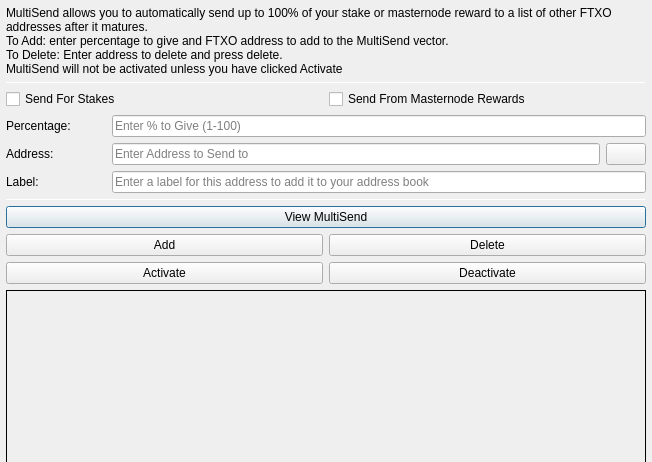
<?xml version="1.0" encoding="UTF-8"?>
<ui version="4.0">
 <class>MultiSendDialog</class>
 <widget class="QDialog" name="MultiSendDialog">
  <property name="windowModality">
   <enum>Qt::NonModal</enum>
  </property>
  <property name="geometry">
   <rect>
    <x>0</x>
    <y>0</y>
    <width>652</width>
    <height>300</height>
   </rect>
  </property>
  <property name="windowTitle">
   <string>MultiSend</string>
  </property>
  <layout class="QVBoxLayout" name="verticalLayout" stretch="0">
   <property name="leftMargin">
    <number>6</number>
   </property>
   <property name="topMargin">
    <number>6</number>
   </property>
   <property name="rightMargin">
    <number>6</number>
   </property>
   <property name="bottomMargin">
    <number>6</number>
   </property>
   <item>
    <layout class="QVBoxLayout" name="verticalLayout_Main" stretch="1,1,1,0,1,1,1">
     <item>
      <widget class="QLabel" name="label_2">
       <property name="lineWidth">
        <number>1</number>
       </property>
       <property name="text">
        <string>MultiSend allows you to automatically send up to 100% of your stake or masternode reward to a list of other FTXO addresses after it matures.
To Add: enter percentage to give and FTXO address to add to the MultiSend vector.
To Delete: Enter address to delete and press delete.
MultiSend will not be activated unless you have clicked Activate</string>
       </property>
       <property name="alignment">
        <set>Qt::AlignLeading|Qt::AlignLeft|Qt::AlignTop</set>
       </property>
       <property name="wordWrap">
        <bool>true</bool>
       </property>
      </widget>
     </item>
     <item>
      <widget class="Line" name="line">
       <property name="minimumSize">
        <size>
         <width>0</width>
         <height>1</height>
        </size>
       </property>
       <property name="maximumSize">
        <size>
         <width>16777215</width>
         <height>1</height>
        </size>
       </property>
       <property name="orientation">
        <enum>Qt::Horizontal</enum>
       </property>
      </widget>
     </item>
     <item>
      <layout class="QVBoxLayout" name="verticalLayout_Settings">
       <item>
        <layout class="QHBoxLayout" name="horizontalLayout">
         <item>
          <widget class="QCheckBox" name="multiSendStakeCheckBox">
           <property name="text">
            <string>Send For Stakes</string>
           </property>
          </widget>
         </item>
         <item>
          <widget class="QCheckBox" name="multiSendMasternodeCheckBox">
           <property name="text">
            <string>Send From Masternode Rewards</string>
           </property>
          </widget>
         </item>
        </layout>
       </item>
       <item>
        <layout class="QHBoxLayout" name="horizontalLayout_6">
         <item>
          <widget class="QLabel" name="label">
           <property name="minimumSize">
            <size>
             <width>100</width>
             <height>0</height>
            </size>
           </property>
           <property name="toolTip">
            <string>Percentage of stake to send</string>
           </property>
           <property name="text">
            <string>Percentage:</string>
           </property>
          </widget>
         </item>
         <item>
          <widget class="QLineEdit" name="multiSendPercentEdit">
           <property name="toolTip">
            <string>Enter whole numbers 1 - 100</string>
           </property>
           <property name="placeholderText">
            <string>Enter % to Give (1-100)</string>
           </property>
          </widget>
         </item>
        </layout>
       </item>
       <item>
        <layout class="QHBoxLayout" name="horizontalLayout_7">
         <item>
          <widget class="QLabel" name="label_5">
           <property name="minimumSize">
            <size>
             <width>100</width>
             <height>0</height>
            </size>
           </property>
           <property name="toolTip">
            <string>Address to send portion of stake to</string>
           </property>
           <property name="text">
            <string>Address:</string>
           </property>
          </widget>
         </item>
         <item>
          <widget class="QLineEdit" name="multiSendAddressEdit">
           <property name="toolTip">
            <string/>
           </property>
           <property name="placeholderText">
            <string>Enter Address to Send to</string>
           </property>
          </widget>
         </item>
         <item>
          <widget class="QPushButton" name="addressBookButton">
           <property name="maximumSize">
            <size>
             <width>16777215</width>
             <height>32</height>
            </size>
           </property>
           <property name="toolTip">
            <string>Choose an address from the address book</string>
           </property>
           <property name="text">
            <string/>
           </property>
           <property name="icon">
            <iconset resource="../futurexco.qrc">
             <normaloff>:/icons/address-book</normaloff>:/icons/address-book</iconset>
           </property>
           <property name="shortcut">
            <string>Alt+A</string>
           </property>
           <property name="autoDefault">
            <bool>false</bool>
           </property>
          </widget>
         </item>
        </layout>
       </item>
      </layout>
     </item>
     <item>
      <layout class="QHBoxLayout" name="horizontalLayout_3">
       <item>
        <widget class="QLabel" name="label_3">
         <property name="minimumSize">
          <size>
           <width>100</width>
           <height>0</height>
          </size>
         </property>
         <property name="text">
          <string>Label:</string>
         </property>
        </widget>
       </item>
       <item>
        <widget class="QLineEdit" name="labelAddressLabelEdit">
         <property name="placeholderText">
          <string>Enter a label for this address to add it to your address book</string>
         </property>
        </widget>
       </item>
      </layout>
     </item>
     <item>
      <widget class="Line" name="line_2">
       <property name="minimumSize">
        <size>
         <width>0</width>
         <height>1</height>
        </size>
       </property>
       <property name="maximumSize">
        <size>
         <width>16777215</width>
         <height>1</height>
        </size>
       </property>
       <property name="orientation">
        <enum>Qt::Horizontal</enum>
       </property>
      </widget>
     </item>
     <item>
      <layout class="QVBoxLayout" name="verticalLayout_Buttons">
       <item>
        <layout class="QHBoxLayout" name="horizontalLayout_4">
         <item>
          <widget class="QPushButton" name="viewButton">
           <property name="toolTip">
            <string/>
           </property>
           <property name="statusTip">
            <string>View MultiSend Vector</string>
           </property>
           <property name="text">
            <string>View MultiSend</string>
           </property>
          </widget>
         </item>
        </layout>
       </item>
       <item>
        <layout class="QHBoxLayout" name="horizontalLayout_2">
         <item>
          <widget class="QPushButton" name="addButton">
           <property name="toolTip">
            <string/>
           </property>
           <property name="statusTip">
            <string>Add to MultiSend Vector</string>
           </property>
           <property name="text">
            <string>Add</string>
           </property>
          </widget>
         </item>
         <item>
          <widget class="QPushButton" name="deleteButton">
           <property name="toolTip">
            <string/>
           </property>
           <property name="statusTip">
            <string>Delete Address From MultiSend Vector</string>
           </property>
           <property name="text">
            <string>Delete</string>
           </property>
          </widget>
         </item>
        </layout>
       </item>
       <item>
        <layout class="QHBoxLayout" name="horizontalLayout_5">
         <item>
          <widget class="QPushButton" name="activateButton">
           <property name="statusTip">
            <string>Activate MultiSend</string>
           </property>
           <property name="text">
            <string>Activate</string>
           </property>
          </widget>
         </item>
         <item>
          <widget class="QPushButton" name="disableButton">
           <property name="statusTip">
            <string>Deactivate MultiSend</string>
           </property>
           <property name="text">
            <string>Deactivate</string>
           </property>
          </widget>
         </item>
        </layout>
       </item>
      </layout>
     </item>
     <item>
      <widget class="QLabel" name="message">
       <property name="minimumSize">
        <size>
         <width>0</width>
         <height>180</height>
        </size>
       </property>
       <property name="frameShape">
        <enum>QFrame::Panel</enum>
       </property>
       <property name="frameShadow">
        <enum>QFrame::Plain</enum>
       </property>
       <property name="lineWidth">
        <number>1</number>
       </property>
       <property name="midLineWidth">
        <number>1</number>
       </property>
       <property name="text">
        <string/>
       </property>
       <property name="alignment">
        <set>Qt::AlignLeading|Qt::AlignLeft|Qt::AlignTop</set>
       </property>
       <property name="wordWrap">
        <bool>true</bool>
       </property>
      </widget>
     </item>
    </layout>
   </item>
  </layout>
 </widget>
 <resources>
  <include location="../futurexco.qrc"/>
 </resources>
 <connections/>
</ui>
